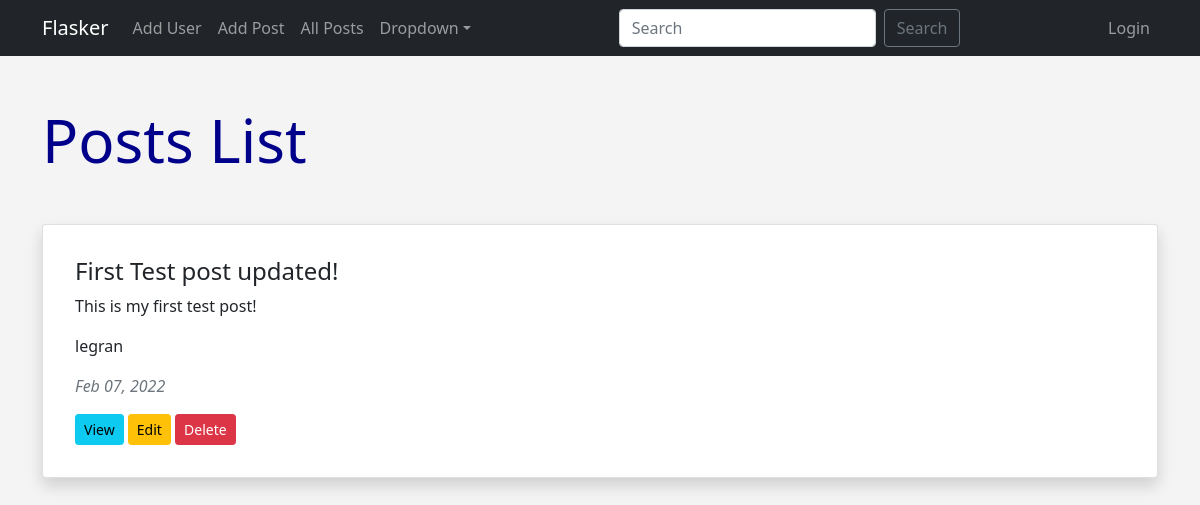
Page /all-posts on the committed database.
### app.py (models this page shows)
class Posts(db.Model):
    id = db.Column(db.Integer, primary_key=True)
    title = db.Column(db.String(100), nullable=False)
    slug = db.Column(db.String(100), nullable=False, unique=True)
    content = db.Column(db.Text, nullable=False)
    author = db.Column(db.String(100), nullable=False)
    date_posted = db.Column(db.DateTime, default=datetime.utcnow)

### app.py (the view)
@app.route('/all-posts')
def all_posts():
    posts = Posts.query.all()
    return render_template('all_posts.html', posts=posts)

### templates/all_posts.html (shortened to what this page needs)
{% extends 'base.html' %}
{% block content %}
<h1 class="my-5">Posts List</h1>
{% for post in posts %}
<div class="card shadow p-3 my-5 bg-body rounded">
    <div class="card-body">
        <h4 class="card-title">{{ post.title }}</h4>
        <p class="card-text">{{ post.content }}</p>
        <p class="card-text">{{ post.author }}</p>
        <p class="card-text text-muted fst-italic">{{ post.date_posted.strftime('%b %d, %Y') }}</p>
        <a href="{{ url_for('show_post', id=post.id) }}" class="btn btn-info btn-sm">View</a>
        <a href="{{ url_for('edit_post', id=post.id) }}" class="btn btn-warning btn-sm">Edit</a>
        <a href="{{ url_for('confirmation_delete_post', id=post.id) }}" class="btn btn-danger btn-sm">Delete</a>
    </div>
</div>
{% endfor %}
{% endblock content %}

### static/css/style.css (style rules this page uses)
h1 { color: darkblue; font-size: 60px; }
body { background-color: #f4f4f4; }

### rows in the picture
Posts: title "First Test post updated!", content "This is my first test post!", author "legran", date_posted "Feb 07, 2022"
